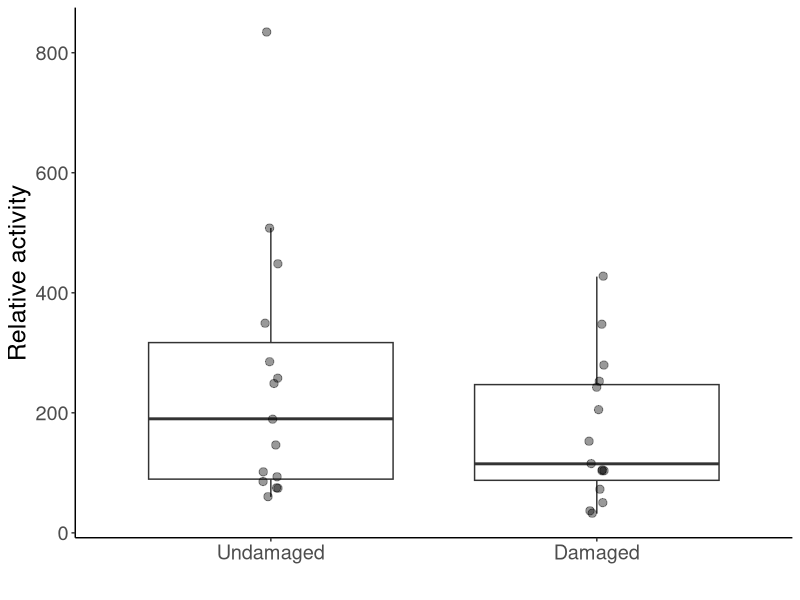
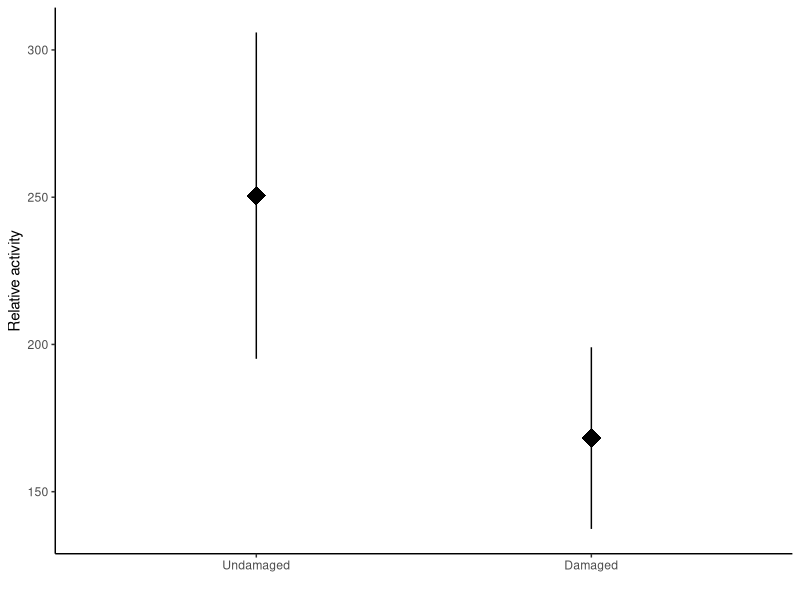
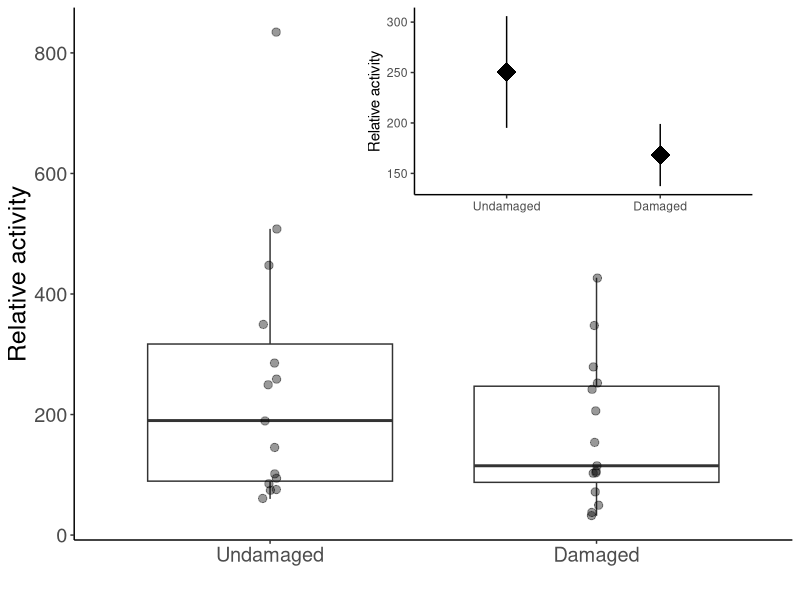
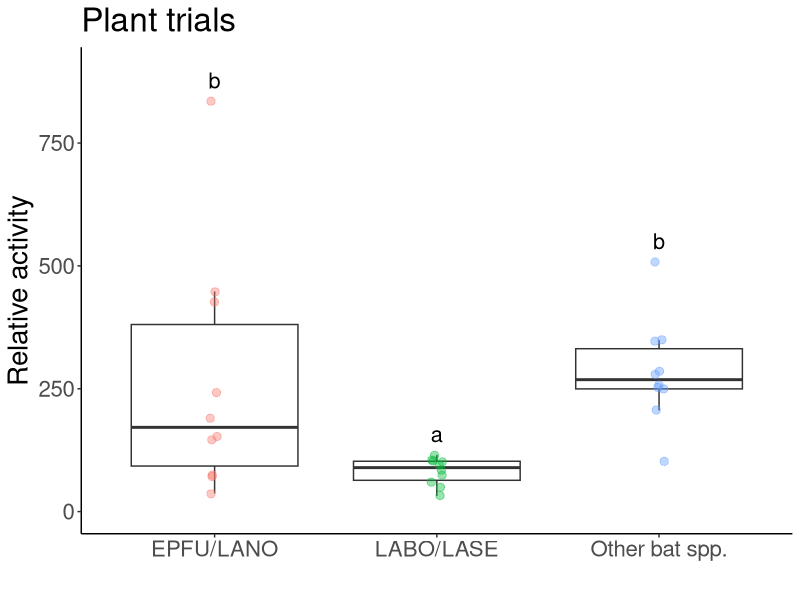
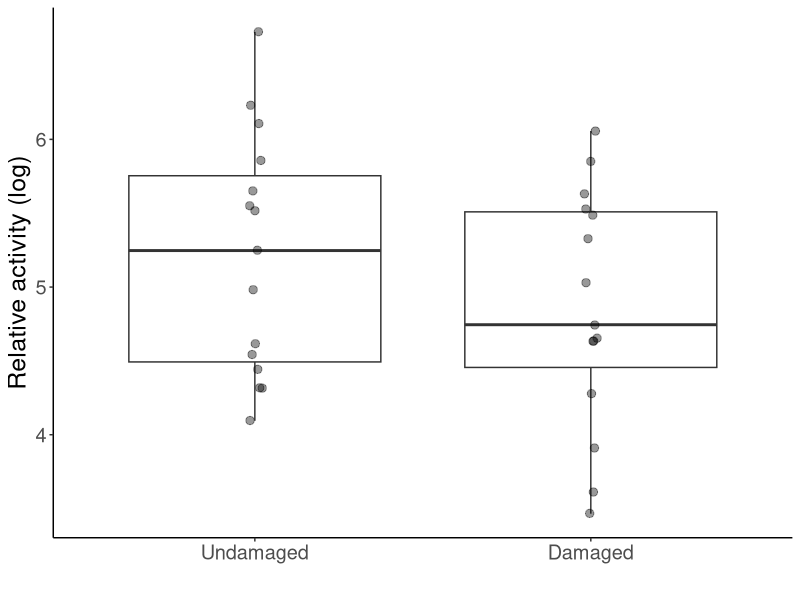
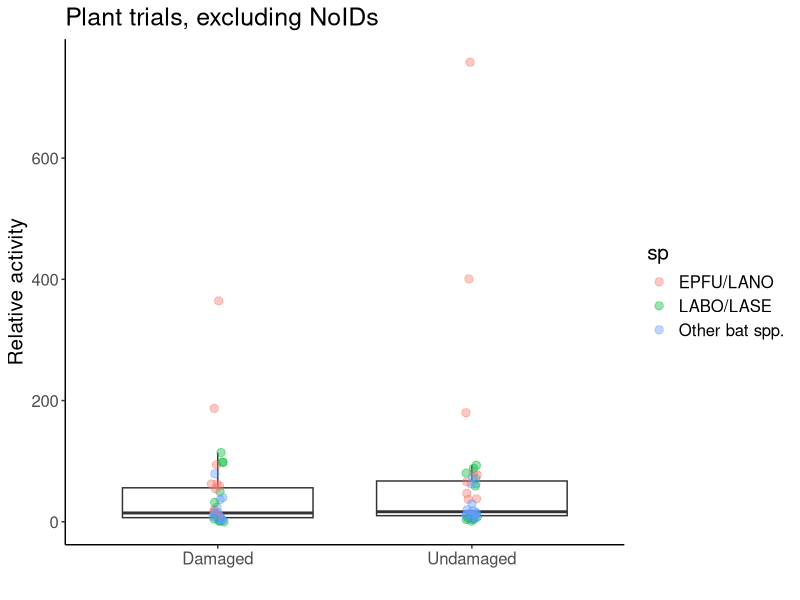
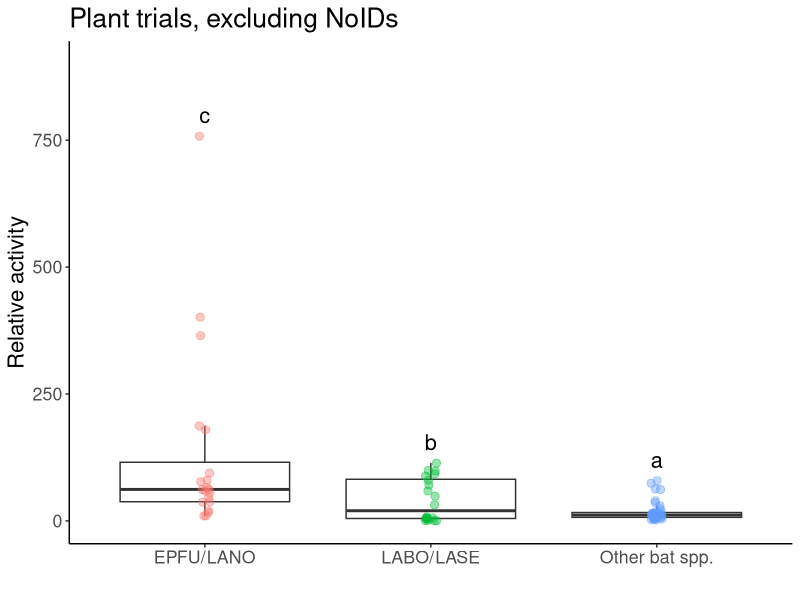
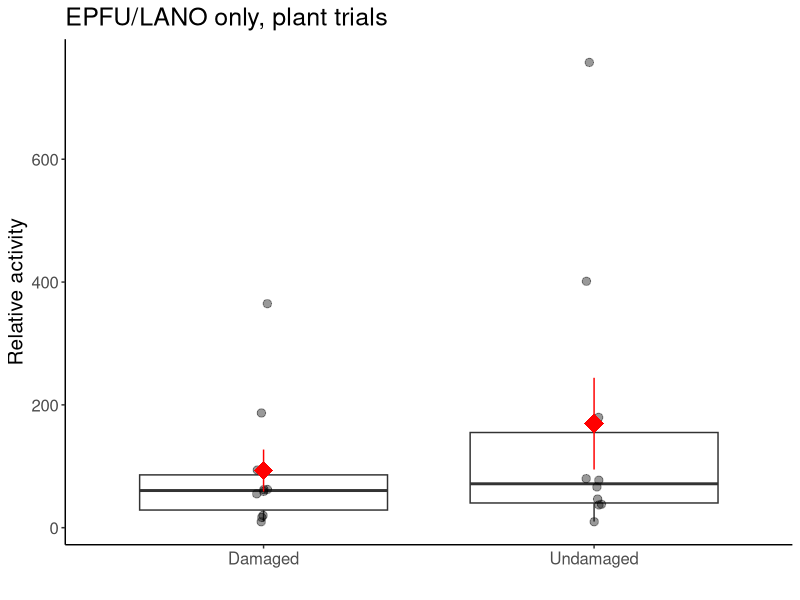

Source code (R) for these figures, in order:
#Load libraries
library(ggplot2)
library(lme4)
library(viridis)
library(car)
library(emmeans)
library(multcomp)
library(dplyr)
library(plyr)
library(tidyr)
library(cowplot)

# Data import and cleaning ------------------------------------------------

#SUMMARY DATA----
plant <- read.csv(file="plant_sum_noTABR.csv",head=TRUE)

##Gathering data — compounds from col to rows
plant1<-plant %>% gather(sp, activity, EPTFUS:NOID)
plant1$sp<-as.factor(plant1$sp)
levels(plant1$sp)
plant1<-aggregate(activity ~ treatment + sp + trial, dat=plant1, FUN=sum)

##GROUPING SPP WITH SIMILAR CALLS----
{plant2<-plant1
plant2$sp=as.character(plant2$sp)
plant2$sp[plant2$sp=="EPTFUS"]="EPFU/LANO"
plant2$sp[plant2$sp=="LASNOC"]="EPFU/LANO"
plant2$sp[plant2$sp=="LASBOR"]="LABO/LASE"
plant2$sp[plant2$sp=="LASSEM"]="LABO/LASE"
plant2$sp[plant2$sp=="LASCIN"]="Other bat spp."
plant2$sp[plant2$sp=="MYOLUC"]="Other bat spp."
plant2$sp[plant2$sp=="PERSUB"]="Other bat spp."
plant2$sp[plant2$sp=="NOID"]="Other bat spp."
plant2$sp[plant2$sp=="NYCHUM"]="Other bat spp."
}

plant3<-aggregate(activity ~ treatment + sp + trial, dat=plant2, FUN=sum)
plant3$log.act<-log(plant3$activity)

#Test for overdispersion function
overdisp_fun <- function(model) {
	rdf <- df.residual(model)
	rp <- residuals(model,type="pearson")
	Pearson.chisq <- sum(rp^2)
	prat <- Pearson.chisq/rdf
	pval <- pchisq(Pearson.chisq, df=rdf, lower.tail=FALSE)
	c(chisq=Pearson.chisq,ratio=prat,rdf=rdf,p=pval)
}

test1<-glmer(activity~treatment*sp+(1|trial), dat = plant3,family=poisson)
summary(test1)
overdisp_fun(test1)#overdispersed
shapiro.test(resid(test1))#non-normal

mod.p<-glmer.nb(activity~treatment*sp+(1|trial), dat = plant3)
Anova(mod.p)
#treatment p=0.22, sp p=0.01, interaxn p=0.76

#contrasts
p1<-emmeans(mod.p,pairwise~sp, type="response")
cld(p1$emmeans,  Letters ='abcde')
#LABO/LASE & Other a, EPFU/LANO b

plant3.tab <- ddply(plant3, c("sp"), summarise,
					   N    = length(activity),
					   mean = mean(activity),
					   sd   = sd(activity),
					   se   = sd / sqrt(N))
plant3.tab
#(Other-LABO)/LABO
(283.6-82.0)/82.0
#2.46

#(EPFU/LANO-LABO)/LABO
(262.5-82.0)/82.0
#2.2

#LABO/LASE were 2.2 and 2.5 less active compared to EPFU/LANO and other bat species


##REMOVING NO IDS----
plant5<-plant1[plant1$sp != "NOID", ]  

{plant4<-plant5
	plant4$sp=as.character(plant4$sp)
	plant4$sp[plant4$sp=="EPTFUS"]="EPFU/LANO"
	plant4$sp[plant4$sp=="LASNOC"]="EPFU/LANO"
	plant4$sp[plant4$sp=="LASBOR"]="LABO/LASE"
	plant4$sp[plant4$sp=="LASSEM"]="LABO/LASE"
	plant4$sp[plant4$sp=="LASCIN"]="Other bat spp."
	plant4$sp[plant4$sp=="MYOLUC"]="Other bat spp."
	plant4$sp[plant4$sp=="PERSUB"]="Other bat spp."
	plant4$sp[plant4$sp=="NYCHUM"]="Other bat spp."
}


test2<-glmer(activity~treatment*sp+(1|trial), dat = plant4,family=poisson)
summary(test2)
shapiro.test(resid(test2))#non-normal, overdispersed

mod.p2<-glmer.nb(activity~treatment*sp+(1|trial), dat = plant4)
Anova(mod.p2)
#treatment p=0.22, sp p<0.001, interaxn p=0.67

#contrasts
p2<-emmeans(mod.p2,pairwise~sp, type="response")
cld(p2$emmeans,  Letters ='abcde')
#Other spp. a, LABO/LASE b, EPFU/LANO c

plant4.tab <- ddply(plant4, c("sp"), summarise,
					N    = length(activity),
					mean = mean(activity),
					sd   = sd(activity),
					se   = sd / sqrt(N))
plant4.tab
#(EPFU/LANO-Other)/other
(131.25-18.15)/18.15
#6.23, EPFU/LANO were 623% more active than Other spp.

#(EPFU/LANO-LABO)/LABO
(131.25-41)/41
#2.2, EPFU/LANO were 220% more active than LABO/LASE


##ONLY EPFU/LABO----
brown <- plant2[which(plant2$sp== 'EPFU/LANO'),]

test3<-glmer(activity~treatment+(1|trial), dat = brown,family=poisson)
shapiro.test(resid(test3))#normal
summary(test3)

mod.brown<-glmer.nb(activity~treatment+(1|trial), dat = brown)
Anova(mod.brown)
#treatment p=0.20

#GRAPHS----

#main graph (boxplots w/ data points)
plant.plot1<-ggplot(data=plant3, aes(x=treatment, y=activity))+ 
	geom_boxplot(outlier.shape = NA)+
	geom_point(position=position_jitter(width = 0.025), alpha=0.4, size=2.5)+
	theme_classic()+
	labs(x=" ", y="Relative activity")+
	theme(text = element_text(size=18))+
	scale_x_discrete(limits=c("U", "D"),
					 labels=c("Undamaged", "Damaged"))
plant.plot1

#small graph (means and SEs)
plant.small<-ggplot(data=plant3, aes(x=treatment, y=activity))+ 
	theme_classic()+
	labs(x=" ", y="Relative activity")+
	stat_summary(fun.data = "mean_se", size=1.5, shape="diamond")+
	scale_x_discrete(limits=c("U", "D"),
					 labels=c("Undamaged", "Damaged"))
plant.small

#graph with inlay
plant.with.inset <-
	ggdraw() +
	draw_plot(plant.plot1) +
	draw_plot(plant.small, x = 0.45, y = .6, width = .5, height = .4)
plant.with.inset

ggsave(filename = "plant.png", 
	   plot = plant.with.inset,
	   width = 17, 
	   height = 12,
	   units = "cm",
	   dpi = 300)

#species graph
ggplot(data=plant3, aes(x=sp, y=activity))+ 
	geom_boxplot(outlier.shape = NA)+
	geom_point(position=position_jitter(width = 0.025), alpha=0.4, size=2.5, aes(color=sp))+
	theme_classic()+
	labs(x=" ", y="Relative activity", title="Plant trials")+
	theme(text = element_text(size=20), legend.position = "none")+
	stat_summary(geom = 'text', label = c("b","a","b"),
				 fun = max, vjust = -0.8, size=5.5)+
	scale_y_continuous(limits = c(0,900))

#log transformed main graph (boxplots w/ data points)
plant.plot.log<-ggplot(data=plant3, aes(x=treatment, y=log.act))+ 
	geom_boxplot(outlier.shape = NA)+
	geom_point(position=position_jitter(width = 0.025), alpha=0.4, size=2.5)+
	theme_classic()+
	labs(x=" ", y="Relative activity (log)")+
	theme(text = element_text(size=18))+
	scale_x_discrete(limits=c("U", "D"),
					 labels=c("Undamaged", "Damaged"))
plant.plot.log

#NO NOID GRAPH----
ggplot(data=plant4, aes(x=treatment, y=activity))+ 
	geom_boxplot(outlier.shape = NA)+
	geom_point(position=position_jitter(width = 0.025), alpha=0.4, size=2.5, aes(color=sp))+
	theme_classic()+
	labs(x=" ", y="Relative activity",
		 title = "Plant trials, excluding NoIDs")+
	theme(text = element_text(size=15), legend.title = )+
	scale_x_discrete(labels=c("Damaged", "Undamaged"))

ggplot(data=plant4, aes(x=sp, y=activity))+ 
	geom_boxplot(outlier.shape = NA)+
	geom_point(position=position_jitter(width = 0.025), alpha=0.4, size=2.5, aes(color=sp))+
	theme_classic()+
	labs(x=" ", y="Relative activity", title="Plant trials, excluding NoIDs")+
	theme(text = element_text(size=16), legend.position = "none")+
	stat_summary(geom = 'text', label = c("c","b","a"),
				 fun = max, vjust = -0.8, size=5.5)+
	scale_y_continuous(limits = c(0,900))

#BIG BROWN GRAPH----
ggplot(data=brown, aes(x=treatment, y=activity))+ 
	geom_boxplot(outlier.shape = NA)+
	geom_point(position=position_jitter(width = 0.025), alpha=0.4, size=2.5)+
	stat_summary(fun.data = "mean_se", colour="red", size=1.5, shape="diamond")+
	theme_classic()+
	labs(x=" ", y="Relative activity",
		 title = "EPFU/LANO only, plant trials")+
	theme(text = element_text(size=15), legend.title = )+
	scale_color_viridis(discrete = T, option = "D")+
	scale_x_discrete(labels=c("Damaged", "Undamaged"))
